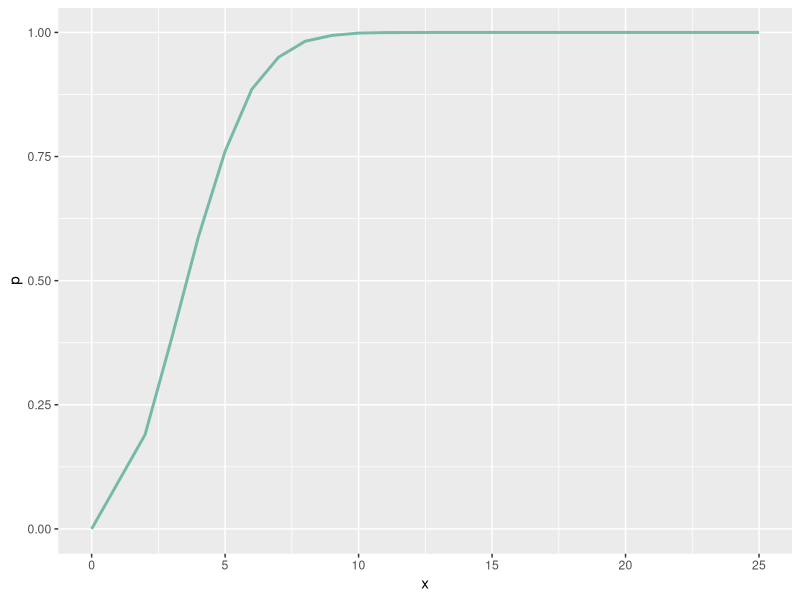
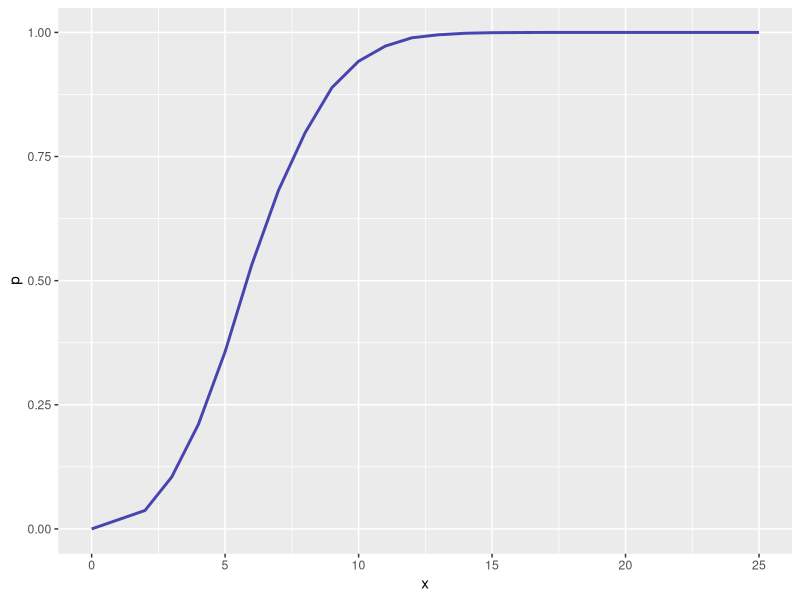

Write R code to recreate these figures, in order. (Note: a time limit stopped this script after it produced the figures.)
library(ggplot2)
game <- function(x, n, max){
  win <- 0
  timesToRun <- 10000
  j <- 0
  while (j < timesToRun){
    randNums <- sample(1:max, n, replace=F)
    actualBiggest <- max(randNums)
    skips <- x
    
    i<-1
    currentMax <-0
    while(skips != 0 && i <= n){
      if(randNums[i]>currentMax){
        currentMax<-randNums[i]
        skips <- skips-1
      }
      i<-i+1
    }
    
    ourGuess<- currentMax
    while(i<=n){
      if(randNums[i] > currentMax){
        ourGuess<-randNums[i]
        break
      }
      i<-i+1
    }
  
    if (ourGuess == actualBiggest && ourGuess !=0)
    {
      win <- win + 1
    }
    j <- j +1
  }
  p <- win / timesToRun
  return(p)
}

count <- seq(2,25)
probabilities <- c(0)
for(i in count){
  probabilities <- c(probabilities, game(i, 100, 1000))
}
count <- c(0, count)
probabilities <- data.frame(x = count, p = probabilities)
ggplot(probabilities, aes(x=x, y=p)) +
  geom_line( color="#69b3a2", linewidth=1, alpha=0.9, linetype="solid") 

count <- seq(2,25)
probabilities <- c(0)
for(i in count){
  probabilities <- c(probabilities, game(i, 1000, 10000))
}
count <- c(0, count)
probabilities <- data.frame(x = count, p = probabilities)
ggplot(probabilities, aes(x=x, y=p)) +
  geom_line( color="#3632a8", linewidth=1, alpha=0.9, linetype="solid") 

count <- seq(2,25)
probabilities <- c(0)
for(i in count){
  probabilities <- c(probabilities, game(i, 10000, 100000))
}
count <- c(0, count)
probabilities <- data.frame(x = count, p = probabilities)
ggplot(probabilities, aes(x=x, y=p)) +
  geom_line( color="#2fd4b5", linewidth=1, alpha=0.9, linetype="solid") 

 
